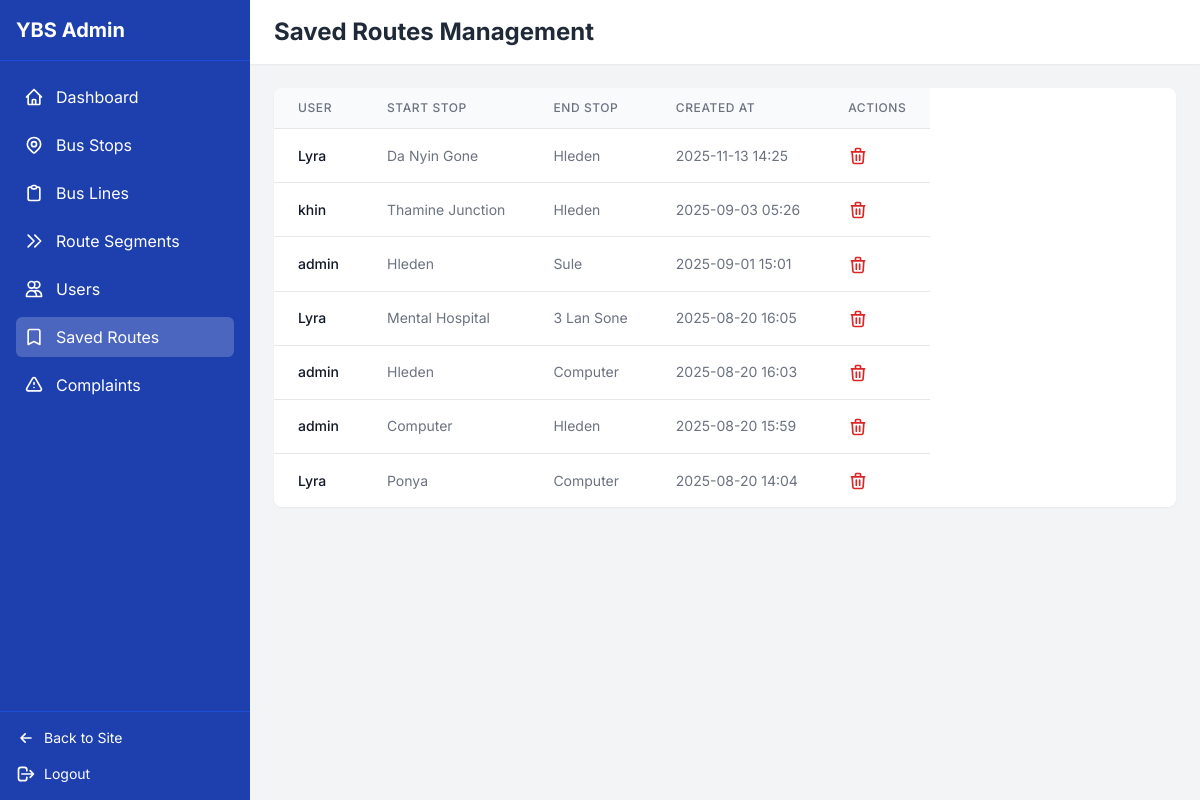
/admin-dashboard/saved-routes/ (signed in), run on an earlier commit of the app's database.
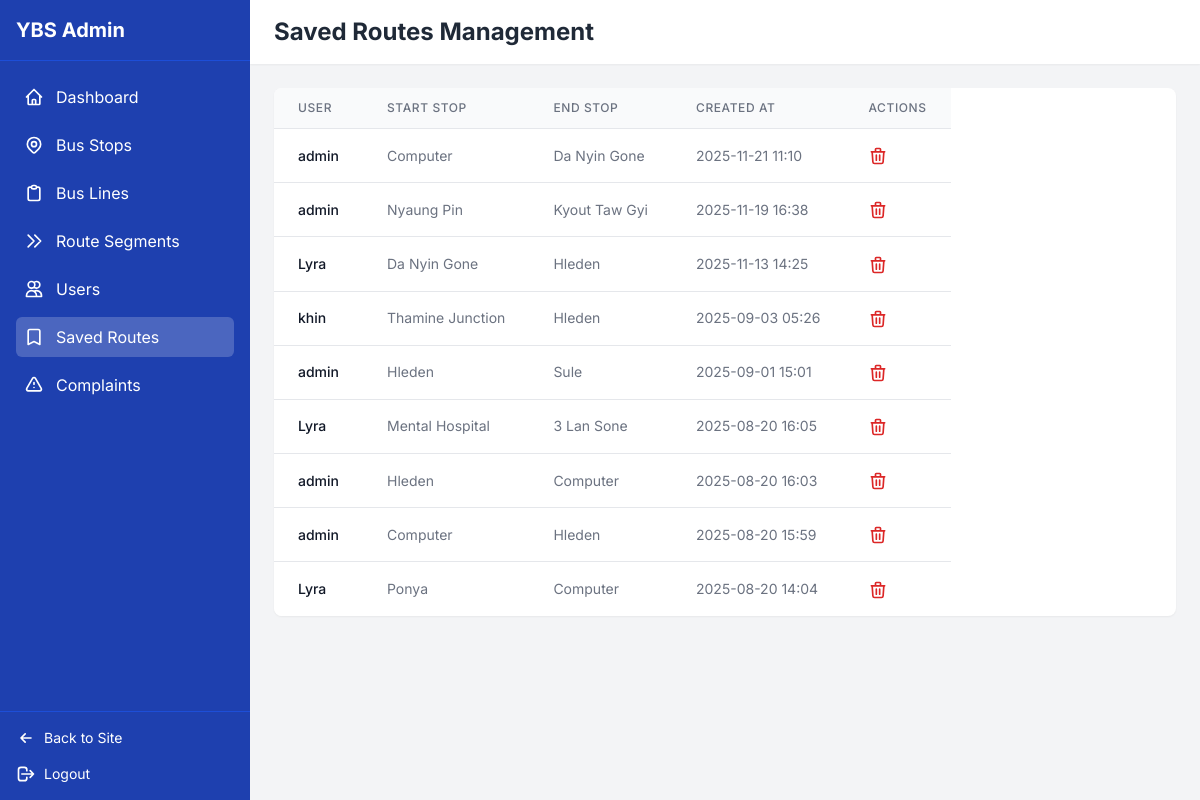
And on a later commit of the database.
### bus_routes/models.py (models this page shows, shortened)
class SavedRoute(models.Model):
    user = models.ForeignKey(User, on_delete=models.CASCADE, related_name='saved_routes')
    start_stop = models.ForeignKey(BusStop, on_delete=models.CASCADE, related_name='routes_as_start')
    end_stop = models.ForeignKey(BusStop, on_delete=models.CASCADE, related_name='routes_as_end')
    name = models.CharField(max_length=100, blank=True, null=True)
    created_at = models.DateTimeField(auto_now_add=True)
    class Meta:
        verbose_name = "Saved Route"
        verbose_name_plural = "Saved Routes"
        ordering = ['-created_at']

class BusStop(models.Model):
    name_mm = models.CharField(max_length=255, verbose_name="Stop Name (Myanmar)")
    name_en = models.CharField(max_length=255, verbose_name="Stop Name (English)")
    road_name_mm = models.CharField(max_length=255, blank=True, null=True, verbose_name="Road Name (Myanmar)")
    road_name_en = models.CharField(max_length=255, blank=True, null=True, verbose_name="Road Name (English)")
    latitude = models.DecimalField(max_digits=9, decimal_places=6, null=True, blank=True, verbose_name="Latitude")
    longitude = models.DecimalField(max_digits=9, decimal_places=6, null=True, blank=True, verbose_name="Longitude")
    class Meta:
        verbose_name = "Bus Stop"
        verbose_name_plural = "Bus Stops"
        unique_together = (('name_mm', 'road_name_mm'), ('name_en', 'road_name_en'))

### bus_routes/views.py (the view)
# urls.py: path('admin-dashboard/saved-routes/', views.admin_saved_routes, name='admin_saved_routes'),
@user_passes_test(is_admin)
def admin_saved_routes(request):
    saved_routes_list = SavedRoute.objects.all().order_by('-created_at')
    paginator = Paginator(saved_routes_list, 20)
    page_number = request.GET.get('page')
    page_obj = paginator.get_page(page_number)
    return render(request, 'admin_saved_routes.html', {
        'active_tab': 'saved_routes',
        'saved_routes': page_obj
    })

### bus_routes/views.py (called while the page is built)
def is_admin(user):
    return user.is_authenticated and user.is_staff

### templates/admin_saved_routes.html (shortened to what this page needs)
{% extends 'admin_dashboard.html' %}
{% block header_title %}Saved Routes Management{% endblock %}
{% block content %}
<div class="bg-white rounded-lg shadow-sm overflow-hidden">
    <div class="overflow-x-auto -webkit-overflow-scrolling-touch">
        <table class="min-w-full divide-y divide-gray-200" style="min-width: 600px;">
            <thead class="bg-gray-50">
                <tr>
                    <th class="px-3 sm:px-6 py-3 text-left text-xs font-medium text-gray-500 uppercase tracking-wider">User</th>
                    <th class="px-3 sm:px-6 py-3 text-left text-xs font-medium text-gray-500 uppercase tracking-wider">Start Stop</th>
                    <th class="px-3 sm:px-6 py-3 text-left text-xs font-medium text-gray-500 uppercase tracking-wider">End Stop</th>
                    <th class="px-3 sm:px-6 py-3 text-left text-xs font-medium text-gray-500 uppercase tracking-wider">Created At</th>
                    <th class="px-3 sm:px-6 py-3 text-left text-xs font-medium text-gray-500 uppercase tracking-wider">Actions</th>
                </tr>
            </thead>
            <tbody class="bg-white divide-y divide-gray-200">
                {% for route in saved_routes %}
                <tr class="hover:bg-gray-50">
                    <td class="px-3 sm:px-6 py-4 whitespace-nowrap text-sm font-medium text-gray-900">
                        {{ route.user.username }}
                    </td>
                    <td class="px-3 sm:px-6 py-4 whitespace-nowrap text-sm text-gray-500">
                        {{ route.start_stop.name_en }}
                    </td>
                    <td class="px-3 sm:px-6 py-4 whitespace-nowrap text-sm text-gray-500">
                        {{ route.end_stop.name_en }}
                    </td>
                    <td class="px-3 sm:px-6 py-4 whitespace-nowrap text-sm text-gray-500">
                        {{ route.created_at|date:"Y-m-d H:i" }}
                    </td>
                    <td class="px-3 sm:px-6 py-4 whitespace-nowrap text-sm font-medium">
                        <a href="{% url 'admin_saved_route_delete' route.id %}"
                           class="text-red-600 hover:text-red-900"
                           onclick="return confirm('Are you sure you want to delete this saved route?')">
                        </a>
                    </td>
                </tr>
                {% empty %}
                <tr>
                    <td colspan="5" class="px-6 py-8 text-center text-gray-500">
                        No saved routes found.
                    </td>
                </tr>
                {% endfor %}
            </tbody>
        </table>
    </div>
</div>
{% endblock %}

What changed in the data, as far as the page shows it:
added SavedRoute: user.username "admin", start_stop.name_en "Computer", end_stop.name_en "Da Nyin Gone", created_at "2025-11-21 11:10"
added SavedRoute: user.username "admin", start_stop.name_en "Nyaung Pin", end_stop.name_en "Kyout Taw Gyi", created_at "2025-11-19 16:38"
